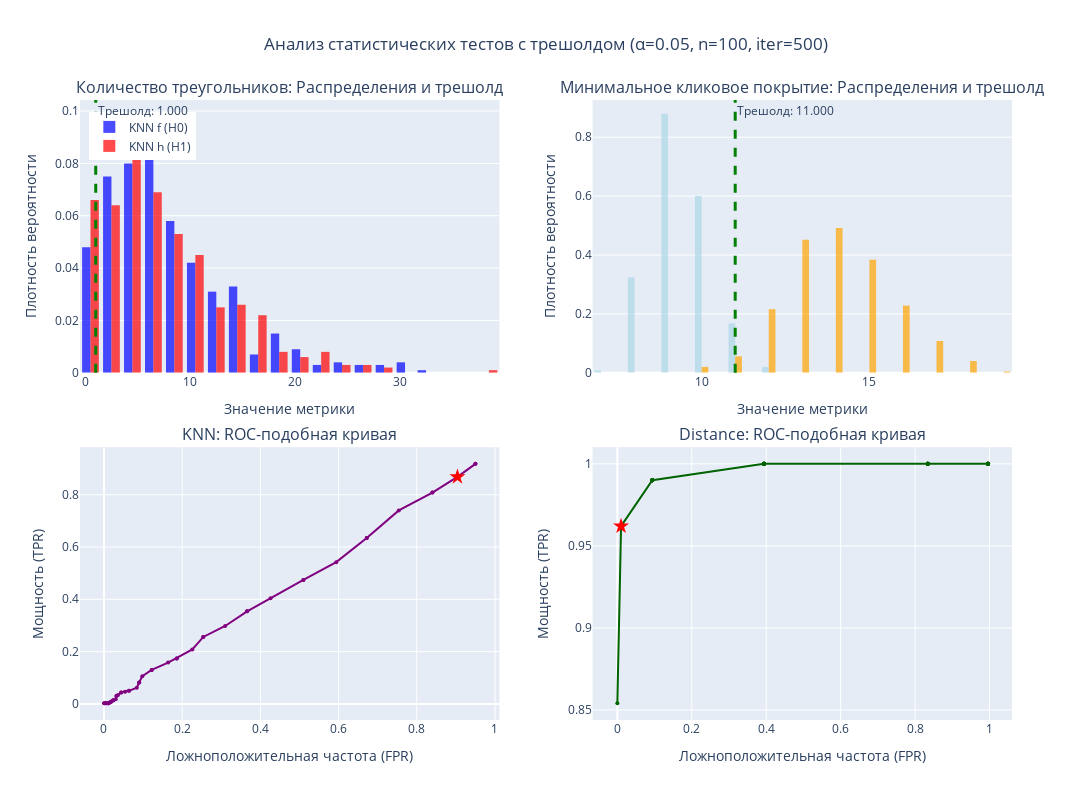

Notebook cell for this chart:
### Code cell
fig = make_subplots(
    rows=2,
    cols=2,
    subplot_titles=(
        "Количество треугольников: Распределения и трешолд",
        "Минимальное кликовое покрытие: Распределения и трешолд",
        "KNN: ROC-подобная кривая",
        "Distance: ROC-подобная кривая",
    ),
    specs=[
        [{"secondary_y": False}, {"secondary_y": False}],
        [{"secondary_y": False}, {"secondary_y": False}],
    ],
    vertical_spacing=0.12,
    horizontal_spacing=0.1,
)

fig.add_trace(
    go.Histogram(
        x=knn_f,
        name="KNN f (H0)",
        opacity=0.7,
        nbinsx=30,
        marker_color="blue",
        histnorm="probability density",
    ),
    row=1,
    col=1,
)

fig.add_trace(
    go.Histogram(
        x=knn_h,
        name="KNN h (H1)",
        opacity=0.7,
        nbinsx=30,
        marker_color="red",
        histnorm="probability density",
    ),
    row=1,
    col=1,
)

fig.add_vline(
    x=knn_thr,
    line=dict(color="green", width=3, dash="dash"),
    annotation_text=f"Трешолд: {knn_thr:.3f}",
    row=1,
    col=1,
)

fig.add_trace(
    go.Histogram(
        x=dist_f,
        name="Distance f (H0)",
        opacity=0.7,
        nbinsx=30,
        marker_color="lightblue",
        histnorm="probability density",
        showlegend=False,
    ),
    row=1,
    col=2,
)

fig.add_trace(
    go.Histogram(
        x=dist_h,
        name="Distance h (H1)",
        opacity=0.7,
        nbinsx=30,
        marker_color="orange",
        histnorm="probability density",
        showlegend=False,
    ),
    row=1,
    col=2,
)

fig.add_vline(
    x=dist_thr,
    line=dict(color="green", width=3, dash="dash"),
    annotation_text=f"Трешолд: {dist_thr:.3f}",
    row=1,
    col=2,
)

thresholds_knn: np.ndarray = np.linspace(min(knn_f), max(knn_f), 50)
power_knn: List[float] = [
    sum(np.array(knn_h) > thr) / len(knn_h) for thr in thresholds_knn
]
fpr_knn: List[float] = [
    sum(np.array(knn_f) > thr) / len(knn_f) for thr in thresholds_knn
]

fig.add_trace(
    go.Scatter(
        x=fpr_knn,
        y=power_knn,
        mode="lines+markers",
        name="KNN ROC",
        line=dict(color="purple", width=2),
        marker=dict(size=4),
        showlegend=False,
    ),
    row=2,
    col=1,
)

current_fpr_knn: float = sum(np.array(knn_f) > knn_thr) / len(knn_f)
current_power_knn: float = sum(np.array(knn_h) > knn_thr) / len(knn_h)
fig.add_trace(
    go.Scatter(
        x=[current_fpr_knn],
        y=[current_power_knn],
        mode="markers",
        marker=dict(size=12, color="red", symbol="star"),
        name=f"α={a}",
        showlegend=False,
    ),
    row=2,
    col=1,
)

thresholds_dist: np.ndarray = np.linspace(min(dist_f), max(dist_f), 50)
power_dist: List[float] = [
    sum(np.array(dist_h) > thr) / len(dist_h) for thr in thresholds_dist
]
fpr_dist: List[float] = [
    sum(np.array(dist_f) > thr) / len(dist_f) for thr in thresholds_dist
]

fig.add_trace(
    go.Scatter(
        x=fpr_dist,
        y=power_dist,
        mode="lines+markers",
        name="Distance ROC",
        line=dict(color="darkgreen", width=2),
        marker=dict(size=4),
        showlegend=False,
    ),
    row=2,
    col=2,
)

current_fpr_dist: float = sum(np.array(dist_f) > dist_thr) / len(dist_f)
current_power_dist: float = sum(np.array(dist_h) > dist_thr) / len(dist_h)
fig.add_trace(
    go.Scatter(
        x=[current_fpr_dist],
        y=[current_power_dist],
        mode="markers",
        marker=dict(size=12, color="red", symbol="star"),
        name=f"α={a}",
        showlegend=False,
    ),
    row=2,
    col=2,
)

fig.update_xaxes(title_text="Значение метрики", row=1, col=1)
fig.update_xaxes(title_text="Значение метрики", row=1, col=2)
fig.update_xaxes(title_text="Ложноположительная частота (FPR)", row=2, col=1)
fig.update_xaxes(title_text="Ложноположительная частота (FPR)", row=2, col=2)

fig.update_yaxes(title_text="Плотность вероятности", row=1, col=1)
fig.update_yaxes(title_text="Плотность вероятности", row=1, col=2)
fig.update_yaxes(title_text="Мощность (TPR)", row=2, col=1)
fig.update_yaxes(title_text="Мощность (TPR)", row=2, col=2)

fig.update_layout(
    title_text=f"Анализ статистических тестов с трешолдом (α={a}, n={n}, iter={mc_iter})",
    title_x=0.5,
    width=1300,
    height=800,
    showlegend=True,
    legend=dict(yanchor="top", y=0.98, xanchor="left", x=0.01),
)

fig.show()

### Figure 1 — Plotly figure (JSON) as saved in the notebook; plotly's stock layout.template omitted (floating-point values rounded to 4 significant figures; data arrays with more than 128 entries replaced by an {"elided": "..."} marker saying what was removed)
{"data": [{"histnorm": "probability density", "marker": {"color": "blue"}, "name": "KNN f (H0)", "nbinsx": 30, "opacity": 0.7, "type": "histogram", "x": {"elided": "500 int values"}, "xaxis": "x", "yaxis": "y"}, {"histnorm": "probability density", "marker": {"color": "red"}, "name": "KNN h (H1)", "nbinsx": 30, "opacity": 0.7, "type": "histogram", "x": {"elided": "500 int values"}, "xaxis": "x", "yaxis": "y"}, {"histnorm": "probability density", "marker": {"color": "lightblue"}, "name": "Distance f (H0)", "nbinsx": 30, "opacity": 0.7, "showlegend": false, "type": "histogram", "x": {"elided": "500 int values"}, "xaxis": "x2", "yaxis": "y2"}, {"histnorm": "probability density", "marker": {"color": "orange"}, "name": "Distance h (H1)", "nbinsx": 30, "opacity": 0.7, "showlegend": false, "type": "histogram", "x": {"elided": "500 int values"}, "xaxis": "x2", "yaxis": "y2"}, {"line": {"color": "purple", "width": 2}, "marker": {"size": 4}, "mode": "lines+markers", "name": "KNN ROC", "showlegend": false, "type": "scatter", "x": [0.95, 0.95, 0.904, 0.84, 0.84, 0.754, 0.672, 0.672, 0.594, 0.51, 0.51, 0.426, 0.366, 0.366, 0.31, 0.254, 0.254, 0.226, 0.186, 0.186, 0.164, 0.122, 0.122, 0.098, 0.09, 0.09, 0.084, 0.064, 0.064, 0.054, 0.044, 0.044, 0.036, 0.032, 0.032, 0.03, 0.024, 0.024, 0.022, 0.018, 0.018, 0.016, 0.012, 0.012, 0.01, 0.006, 0.006, 0.002, 0.002, 0], "xaxis": "x3", "y": [0.918, 0.918, 0.868, 0.808, 0.808, 0.74, 0.634, 0.634, 0.542, 0.474, 0.474, 0.404, 0.354, 0.354, 0.298, 0.256, 0.256, 0.208, 0.174, 0.174, 0.158, 0.13, 0.13, 0.106, 0.082, 0.082, 0.062, 0.05, 0.05, 0.046, 0.044, 0.044, 0.034, 0.03, 0.03, 0.018, 0.014, 0.014, 0.012, 0.008, 0.008, 0.006, 0.002, 0.002, 0.002, 0.002, 0.002, 0.002, 0.002, 0.002], "yaxis": "y3"}, {"marker": {"color": "red", "size": 12, "symbol": "star"}, "mode": "markers", "name": "α=0.05", "showlegend": false, "type": "scatter", "x": [0.904], "xaxis": "x3", "y": [0.868], "yaxis": "y3"}, {"line": {"color": "darkgreen", "width": 2}, "marker": {"size": 4}, "mode": "lines+markers", "name": "Distance ROC", "showlegend": false, "type": "scatter", "x": [0.996, 0.996, 0.996, 0.996, 0.996, 0.996, 0.996, 0.996, 0.996, 0.996, 0.834, 0.834, 0.834, 0.834, 0.834, 0.834, 0.834, 0.834, 0.834, 0.834, 0.394, 0.394, 0.394, 0.394, 0.394, 0.394, 0.394, 0.394, 0.394, 0.394, 0.094, 0.094, 0.094, 0.094, 0.094, 0.094, 0.094, 0.094, 0.094, 0.094, 0.01, 0.01, 0.01, 0.01, 0.01, 0.01, 0.01, 0.01, 0.01, 0], "xaxis": "x4", "y": [1, 1, 1, 1, 1, 1, 1, 1, 1, 1, 1, 1, 1, 1, 1, 1, 1, 1, 1, 1, 1, 1, 1, 1, 1, 1, 1, 1, 1, 1, 0.99, 0.99, 0.99, 0.99, 0.99, 0.99, 0.99, 0.99, 0.99, 0.99, 0.962, 0.962, 0.962, 0.962, 0.962, 0.962, 0.962, 0.962, 0.962, 0.854], "yaxis": "y4"}, {"marker": {"color": "red", "size": 12, "symbol": "star"}, "mode": "markers", "name": "α=0.05", "showlegend": false, "type": "scatter", "x": [0.01], "xaxis": "x4", "y": [0.962], "yaxis": "y4"}], "layout": {"annotations": [{"font": {"size": 16}, "showarrow": false, "text": "Количество треугольников: Распределения и трешолд", "x": 0.225, "xanchor": "center", "xref": "paper", "y": 1, "yanchor": "bottom", "yref": "paper"}, {"font": {"size": 16}, "showarrow": false, "text": "Минимальное кликовое покрытие: Распределения и трешолд", "x": 0.775, "xanchor": "center", "xref": "paper", "y": 1, "yanchor": "bottom", "yref": "paper"}, {"font": {"size": 16}, "showarrow": false, "text": "KNN: ROC-подобная кривая", "x": 0.225, "xanchor": "center", "xref": "paper", "y": 0.44, "yanchor": "bottom", "yref": "paper"}, {"font": {"size": 16}, "showarrow": false, "text": "Distance: ROC-подобная кривая", "x": 0.775, "xanchor": "center", "xref": "paper", "y": 0.44, "yanchor": "bottom", "yref": "paper"}, {"showarrow": false, "text": "Трешолд: 1.000", "x": 1, "xanchor": "left", "xref": "x", "y": 1, "yanchor": "top", "yref": "y domain"}, {"showarrow": false, "text": "Трешолд: 11.000", "x": 11, "xanchor": "left", "xref": "x2", "y": 1, "yanchor": "top", "yref": "y2 domain"}], "height": 800, "legend": {"x": 0.01, "xanchor": "left", "y": 0.98, "yanchor": "top"}, "shapes": [{"line": {"color": "green", "dash": "dash", "width": 3}, "type": "line", "x0": 1, "x1": 1, "xref": "x", "y0": 0, "y1": 1, "yref": "y domain"}, {"line": {"color": "green", "dash": "dash", "width": 3}, "type": "line", "x0": 11, "x1": 11, "xref": "x2", "y0": 0, "y1": 1, "yref": "y2 domain"}], "showlegend": true, "title": {"text": "Анализ статистических тестов с трешолдом (α=0.05, n=100, iter=500)", "x": 0.5}, "width": 1300, "xaxis": {"anchor": "y", "domain": [0, 0.45], "title": {"text": "Значение метрики"}}, "xaxis2": {"anchor": "y2", "domain": [0.55, 1], "title": {"text": "Значение метрики"}}, "xaxis3": {"anchor": "y3", "domain": [0, 0.45], "title": {"text": "Ложноположительная частота (FPR)"}}, "xaxis4": {"anchor": "y4", "domain": [0.55, 1], "title": {"text": "Ложноположительная частота (FPR)"}}, "yaxis": {"anchor": "x", "domain": [0.56, 1], "title": {"text": "Плотность вероятности"}}, "yaxis2": {"anchor": "x2", "domain": [0.56, 1], "title": {"text": "Плотность вероятности"}}, "yaxis3": {"anchor": "x3", "domain": [0, 0.44], "title": {"text": "Мощность (TPR)"}}, "yaxis4": {"anchor": "x4", "domain": [0, 0.44], "title": {"text": "Мощность (TPR)"}}}}
